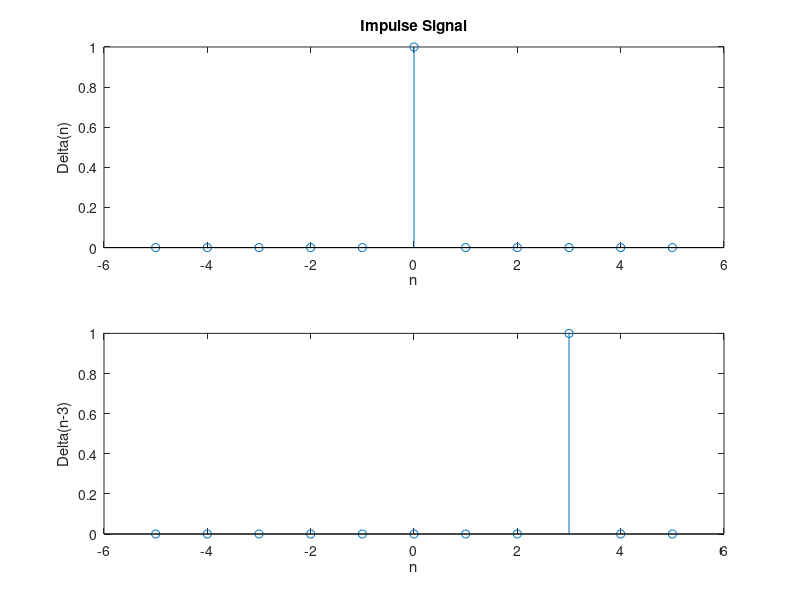

The MATLAB source for this figure:
% script that delays the unit impulse by 5 samples.

n = -5:5;
x = (n == 0);

subplot(2,1,1);
stem(n, x);
title('Impulse Signal');
xlabel('n'); ylabel('Delta(n)');

subplot(2,1,2);
x_delayed = (n-3 == 0);
stem(n, x_delayed);
xlabel('n'); ylabel('Delta(n-3)');
